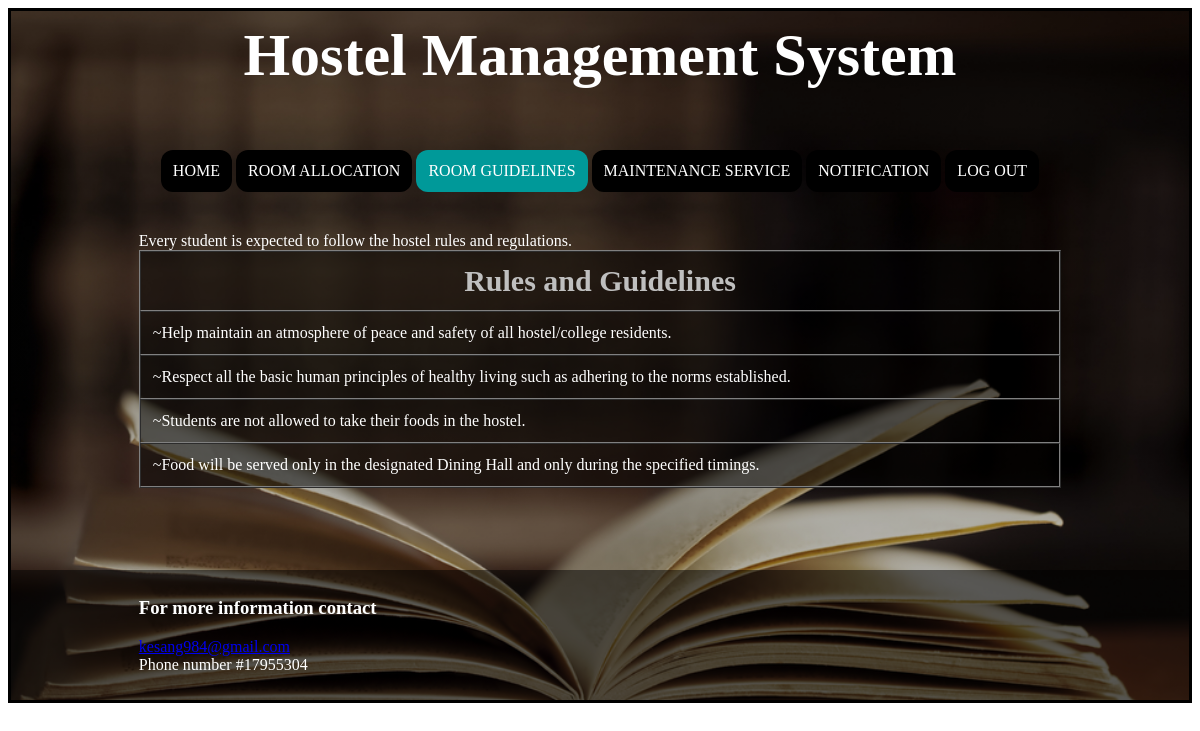
/guidelines/, run on the app's committed database.
### myapp/models.py (models this page shows)
class Guideline(models.Model):
    Rules = models.CharField(max_length=100)
    class Meta:
        db_table = "Guideline"

### myapp/views.py (the view)
# urls.py: path('guidelines/', views.rules, name="guidelines"),
def rules(request):
    stud = Guideline.objects.all()
    return render(request, 'guidelines.html', {'stu': stud})

### myapp/templates/guidelines.html (shortened to what this page needs)
<!DOCTYPE html5>
<html>
<head>
	{% load static %}
	<link rel="stylesheet" href="https://use.fontawesome.com/releases/v5.12.1/css/all.css">
</head>
<body>
	<table  width="100%" cellspacing="0" cellpadding="10" class="table" border="0">
		<tr class="tr1">
			<td colspan=3>
				<h1 class="h1" align="center">Hostel Management System</font></h1>
			</td>
		</tr>
		<tr>
			<td colspan="4" valign="center">
				<center>
				<form class="menu">
					<a href="{% url 'homepage'%}" class=''>HOME</a>
					<a href="{% url 'roomAllocation'%}" class=''>ROOM ALLOCATION</a>
					<a href="{% url 'guidelines'%}" class='active'>ROOM GUIDELINES</a>
					<a href="{% url 'Mservice'%}" class=''>MAINTENANCE SERVICE</a>
					<a href="{% url 'notification'%}" class=''>NOTIFICATION</a>
					<a href="{% url 'logout'%}" class=''>LOG OUT</a>
				</form>
				</center>
			</td>
		</tr>
		<tr>
			<td width="10%"></td>
			<td>
				<marquee> Every student is expected to follow the hostel rules and regulations.</marquee>
					<center>
					{% if stu %}
					<table border="1" width="100%" cellspacing="0" cellpadding="12px" class="innertable">
						<tr>
							<th style="font-size: 30px; color:  #bfbfbf">Rules and Guidelines</th>
						</tr>
						{% for st in stu %}
						<tr>
							<td>{{st.Rules}}</td>
						</tr>
						{% endfor %}
					</table>
					{% else %}
					<h1>No data</h1>
					{% endif %}
				</center><br><br><br><br>
			</td>
			<td width="10%"></td>
		</tr>
		<tr class="tr4">
			<td></td>
			<td colspan="3">
				<h3>For more information contact</h3>
				<a href="https://accounts.google.com"> kesang984@gmail.com</a> <br> Phone number #17955304<br>
				</td>
		</tr>
	</table>
</body>
</html>

### myapp/templates/guidelines.html (style rules this page uses)
.h1 { font-size: 60px; font-family: work sans semi bold; }
.tr1 { height: 50px; }
.tr4 { height: 130px; background: rgba(0,0,0,0.5); }
.table { background-color: #167d7d; border: solid black; background-image: linear-gradient(rgba(0,0,0,0.3),rgba(0,0,0,0.3)),url(/static/images/o.jpg); background-repeat: no-repeat; background-position: center center; background-size: cover; color: white; background-attachment: fixed; }
.menu a { background-color: black; color: white; display:inline-block; padding: 12px; text-decoration: none; overflow: hidden; border-radius: 12px; }
.menu a.active { border-radius: 12px; background-color: #009999; color: white; }
.innertable { background: rgba(0, 0, 0, 0.5); color: white; }

### data on the page
Guideline: Rules "~Help maintain an atmosphere of peace and safety of all hostel/college residents."
Guideline: Rules "~Respect all the basic human principles of healthy living such as adhering to the norms established."
Guideline: Rules "~Students are not allowed to take their foods in the hostel."
Guideline: Rules "~Food will be served only in the designated Dining Hall and only during the specified timings."
